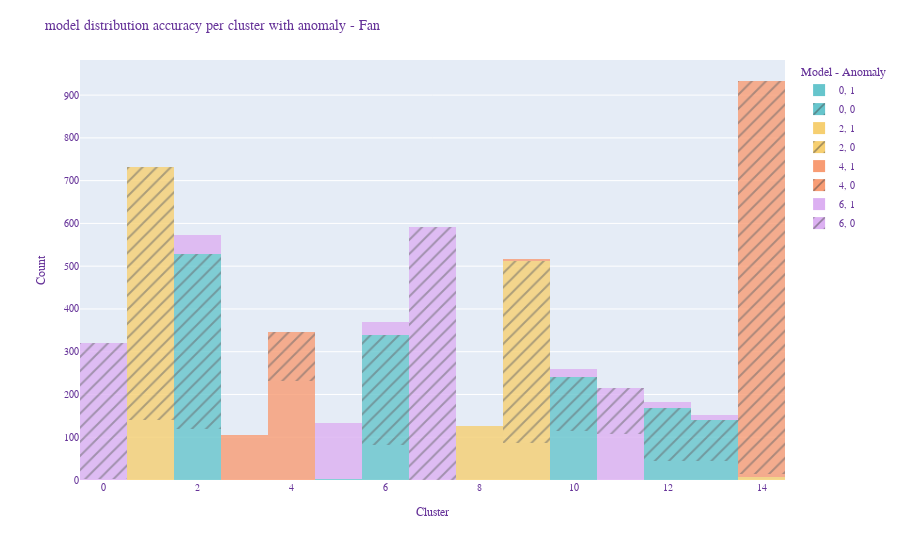

The cell this chart's notebook holds for it:
### Code cell
fig = px.histogram(
    color=fans["model"], 
    x=cluster_labels, 
    pattern_shape=fans['anomaly'], 
    opacity = 0.8,
    color_discrete_sequence=px.colors.qualitative.Pastel
)

fig.update_layout(
    title_text="model distribution accuracy per cluster with anomaly - Fan",
    xaxis_title="Cluster",
    yaxis_title="Count",
    legend_title="Model - Anomaly",
    font=dict(
            family="Courier New, monospace",
            size=10,
            color="RebeccaPurple"
    ))


fig.show()

# When I add the anomalies in there it again shows little correlation.
#

### Figure 1 — Plotly figure (JSON) as saved in the notebook; plotly's stock layout.template omitted (floating-point values rounded to 4 significant figures; data arrays with more than 128 entries replaced by an {"elided": "..."} marker saying what was removed)
{"data": [{"alignmentgroup": "True", "bingroup": "x", "hovertemplate": "color=0<br>pattern_shape=1<br>x=%{x}<br>count=%{y}<extra></extra>", "legendgroup": "0, 1", "marker": {"color": "rgb(102, 197, 204)", "opacity": 0.8, "pattern": {"shape": ""}}, "name": "0, 1", "offsetgroup": "0, 1", "orientation": "v", "showlegend": true, "type": "histogram", "x": {"elided": "407 int values"}, "xaxis": "x", "yaxis": "y"}, {"alignmentgroup": "True", "bingroup": "x", "hovertemplate": "color=0<br>pattern_shape=0<br>x=%{x}<br>count=%{y}<extra></extra>", "legendgroup": "0, 0", "marker": {"color": "rgb(102, 197, 204)", "opacity": 0.8, "pattern": {"shape": "/"}}, "name": "0, 0", "offsetgroup": "0, 0", "orientation": "v", "showlegend": true, "type": "histogram", "x": {"elided": "1011 int values"}, "xaxis": "x", "yaxis": "y"}, {"alignmentgroup": "True", "bingroup": "x", "hovertemplate": "color=2<br>pattern_shape=1<br>x=%{x}<br>count=%{y}<extra></extra>", "legendgroup": "2, 1", "marker": {"color": "rgb(246, 207, 113)", "opacity": 0.8, "pattern": {"shape": ""}}, "name": "2, 1", "offsetgroup": "2, 1", "orientation": "v", "showlegend": true, "type": "histogram", "x": {"elided": "359 int values"}, "xaxis": "x", "yaxis": "y"}, {"alignmentgroup": "True", "bingroup": "x", "hovertemplate": "color=2<br>pattern_shape=0<br>x=%{x}<br>count=%{y}<extra></extra>", "legendgroup": "2, 0", "marker": {"color": "rgb(246, 207, 113)", "opacity": 0.8, "pattern": {"shape": "/"}}, "name": "2, 0", "offsetgroup": "2, 0", "orientation": "v", "showlegend": true, "type": "histogram", "x": {"elided": "1016 int values"}, "xaxis": "x", "yaxis": "y"}, {"alignmentgroup": "True", "bingroup": "x", "hovertemplate": "color=4<br>pattern_shape=1<br>x=%{x}<br>count=%{y}<extra></extra>", "legendgroup": "4, 1", "marker": {"color": "rgb(248, 156, 116)", "opacity": 0.8, "pattern": {"shape": ""}}, "name": "4, 1", "offsetgroup": "4, 1", "orientation": "v", "showlegend": true, "type": "histogram", "x": {"elided": "348 int values"}, "xaxis": "x", "yaxis": "y"}, {"alignmentgroup": "True", "bingroup": "x", "hovertemplate": "color=4<br>pattern_shape=0<br>x=%{x}<br>count=%{y}<extra></extra>", "legendgroup": "4, 0", "marker": {"color": "rgb(248, 156, 116)", "opacity": 0.8, "pattern": {"shape": "/"}}, "name": "4, 0", "offsetgroup": "4, 0", "orientation": "v", "showlegend": true, "type": "histogram", "x": {"elided": "1033 int values"}, "xaxis": "x", "yaxis": "y"}, {"alignmentgroup": "True", "bingroup": "x", "hovertemplate": "color=6<br>pattern_shape=1<br>x=%{x}<br>count=%{y}<extra></extra>", "legendgroup": "6, 1", "marker": {"color": "rgb(220, 176, 242)", "opacity": 0.8, "pattern": {"shape": ""}}, "name": "6, 1", "offsetgroup": "6, 1", "orientation": "v", "showlegend": true, "type": "histogram", "x": {"elided": "361 int values"}, "xaxis": "x", "yaxis": "y"}, {"alignmentgroup": "True", "bingroup": "x", "hovertemplate": "color=6<br>pattern_shape=0<br>x=%{x}<br>count=%{y}<extra></extra>", "legendgroup": "6, 0", "marker": {"color": "rgb(220, 176, 242)", "opacity": 0.8, "pattern": {"shape": "/"}}, "name": "6, 0", "offsetgroup": "6, 0", "orientation": "v", "showlegend": true, "type": "histogram", "x": {"elided": "1015 int values"}, "xaxis": "x", "yaxis": "y"}], "layout": {"barmode": "relative", "font": {"color": "RebeccaPurple", "family": "Courier New, monospace", "size": 10}, "legend": {"title": {"text": "Model - Anomaly"}, "tracegroupgap": 0}, "margin": {"t": 60}, "title": {"text": "model distribution accuracy per cluster with anomaly - Fan"}, "xaxis": {"anchor": "y", "domain": [0, 1], "title": {"text": "Cluster"}}, "yaxis": {"anchor": "x", "domain": [0, 1], "title": {"text": "Count"}}}}
